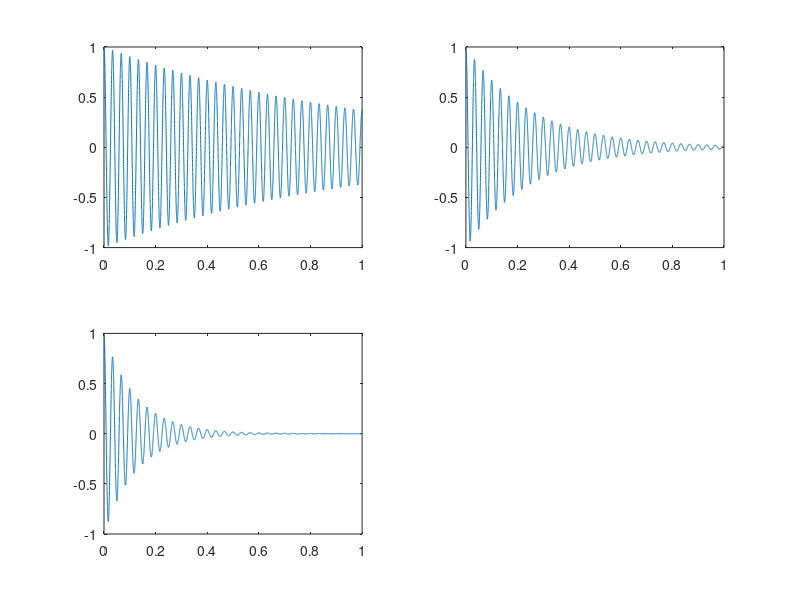
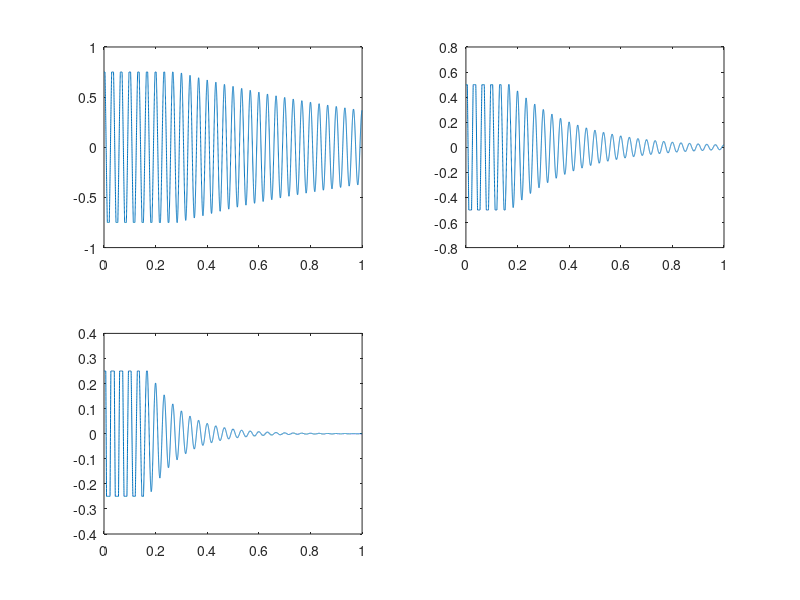

MATLAB code for these plots, in order:
clear
close all
clc

function dumped_sinus(m,a_max)
t=(0:0.0001:1); #s
f=30; #hz
xt1=sin(2*pi*f*t+pi/2).*e.^(-m(1)*t);
xt2=sin(2*pi*f*t+pi/2).*e.^(-m(2)*t);
xt3=sin(2*pi*f*t+pi/2).*e.^(-m(3)*t);

subplot(2,2,1);
plot(t,xt1);
subplot(2,2,2);
plot(t,xt2);
subplot(2,2,3);
plot(t,xt3);

for i=1:length(t)
  if xt1(i) > a_max(1)
    xt1(i)=a_max(1);
  elseif xt1(i) < -a_max(1)
    xt1(i)=-a_max(1);
  endif
  if xt2(i) > a_max(2)
    xt2(i)=a_max(2);
  elseif xt2(i) < -a_max(2)
    xt2(i)=-a_max(2);
  endif
  if xt3(i) > a_max(3)
    xt3(i)=a_max(3);
  elseif xt3(i) < -a_max(3)
    xt3(i)=-a_max(3);
  endif
endfor

if nargout==0
figure();
subplot(2,2,1);
plot(t,xt1);
subplot(2,2,2);
plot(t,xt2);
subplot(2,2,3);
plot(t,xt3);
endif
endfunction
m=[1,4,8];
a_max=[0.75,0.50,0.25];
dumped_sinus(m,a_max);
